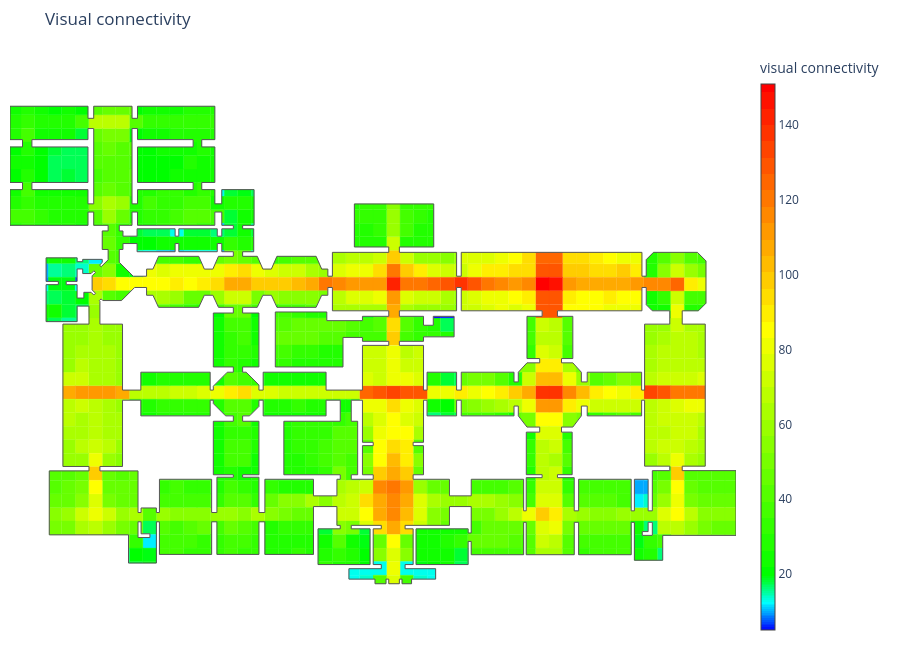

The notebook cell this image was saved under:
### Markdown cell above
## 5. Visual connectivity
Connectivity is unnormalised graph degree. How many other sample locations can this cell see? Higher values indicate more direct visual connections.

### Code cell
# Compile once: avoids per-node cache validation on dense visibility graphs.
compiled = TGraph.Compile(visibility_graph)
visual_connectivity = [
    float(compiled["degree_all"][compiled["position"][record["index"]]])
    for record in TGraph.Vertices(visibility_graph)
]
_ = show_result(visibility_graph, visual_connectivity, "visual_connectivity", "Visual connectivity")
